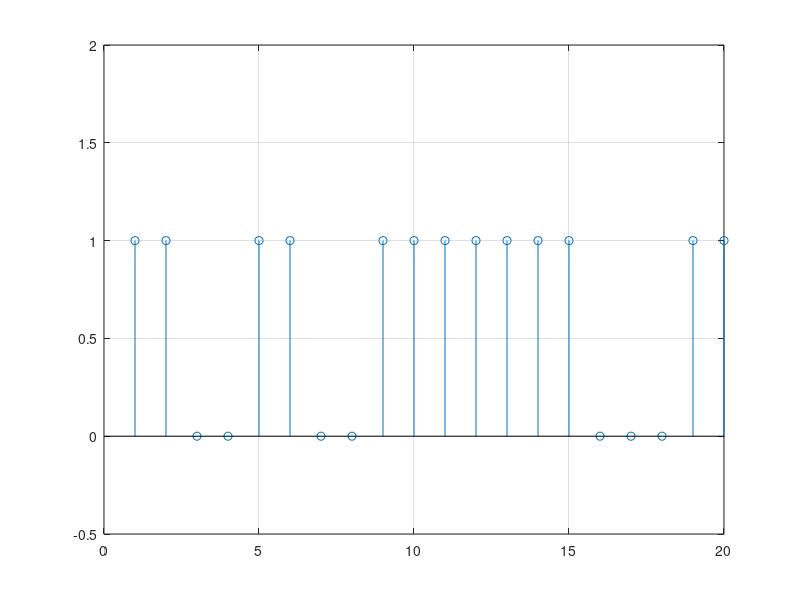

Source code (MATLAB):


semnal=[];
n=1:20;

 for i = 1:1:20
    random = randn();
    if( random > 0 )
        semnal(i) = 1;
    else
        semnal(i) = 0;
    end
end


stem(n,semnal), grid, ylim([-0.5 2])
